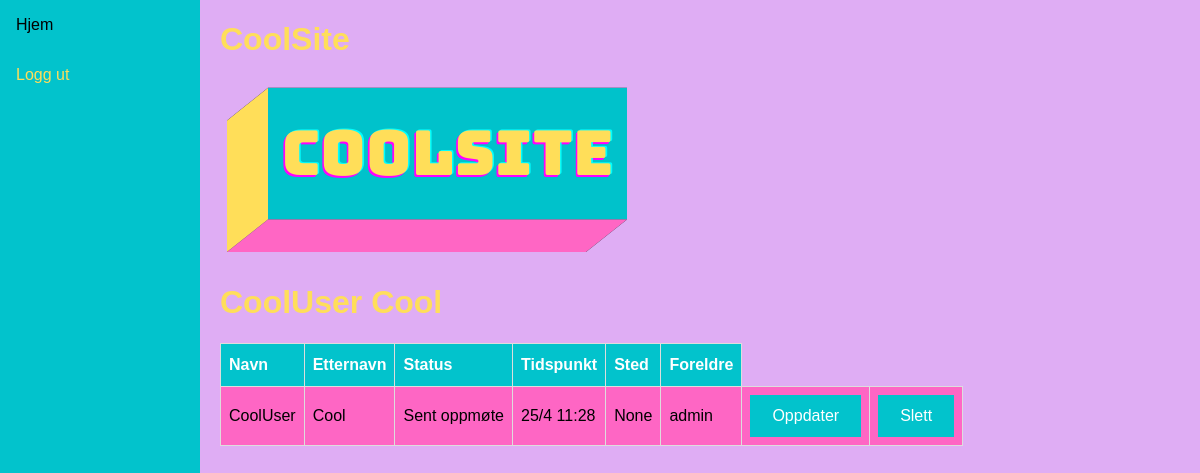
/coouluser/14 (signed in), run on the app's committed database.
### coolflex/models.py (models this page shows, shortened)
class CoolUser(models.Model):
    first_name = models.CharField(max_length=20, default="CoolUser")
    last_name = models.CharField(max_length=20, default ="")
    klasse = models.ForeignKey(Klasse, null=True, related_name="cooluser", on_delete=models.CASCADE)
    teacher = models.ForeignKey(User, blank=True, on_delete=models.CASCADE, related_name="+")
    parent = models.ForeignKey(User, blank=True, on_delete=models.CASCADE, related_name="+")
    status = models.CharField(max_length=3, default="DEF", blank=True, null=True)
    timestamp = models.CharField(max_length=20, default="N/A", blank=True, null=True)
    location = models.CharField(max_length=20, default="N/A", blank=True, null=True)
    class Meta:
        ordering = ["last_name", "first_name"]
    def __str__(self):
        return self.first_name + " " + self.last_name
    def get_parent(self):
        return self.parent.username

### coolflex/views.py (the view)
# urls.py: path("coouluser/<pk>", views.coolUser, name="cooluser"),
@login_required
def coolUser(request, pk):
	cooluser = CoolUser.objects.get(id=pk)
	cooluser.status = get_status_text(cooluser)
	cooluser.location = get_coolbox_location(cooluser, coolbox_dict)
	cooluser.timestamp = get_timestamp_text(cooluser)
	context = {'user':cooluser}
	return render(request, "coolflex/cooluser.html", context)

### coolflex/views.py (called while the page is built)
def get_timestamp(user):
	box_data_list = []
	timestamp = datetime.now() #får int feil hvis ikke, default blir .now()
	box_data = DataCoolBox.objects.filter(cooluser_id = user.id)
	if (box_data == None):
		return None
	else:
		for data in box_data:
			box_data_list.append(data)
		if (len(box_data_list) > 1):
			timestamp = box_data_list[-1].timestamp
		elif (len(box_data_list) == 1):
			timestamp = box_data_list[0].timestamp
		return timestamp

def get_coolbox_location(user, box_dict):
	box_data_list = []
	box_id = 0
	box_data = DataCoolBox.objects.filter(cooluser_id = user.id)
	for data in box_data:
		box_data_list.append(data)
	if (len(box_data_list) > 1):
		box_id = box_data_list[-1].box_id
	elif (len(box_data_list) == 1):
		box_id = box_data_list[0].box_id
	return box_dict.get(box_id)

def get_timestamp_text(user):
	timestamp = get_timestamp(user)
	if (timestamp != None):
		minute = int(timestamp.minute)
		if (minute <= 9):
			minute = "0"+str(minute)
		hour = int(timestamp.hour)
		if (hour <= 9):
			hour = "0"+str(hour)
		day = int(timestamp.day)
		if (day <= 9):
			day = "0"+str(day)
		month = int(timestamp.month)
		timestamp_text = f"{day}/{month} {hour}:{minute}"
		return timestamp_text
	else:
		return "N/A"

def check_timestamp(timestamp):
	valid_start_hour = 6
	valid_end_hour = 10
	today = int(datetime.now().day)
	this_month = int(datetime.now().month)
	this_year = int(datetime.now().year)
	hour = int(timestamp.hour)
	minutes = int(timestamp.minute)
	day = int(timestamp.day)
	month = int(timestamp.month)
	year = int(timestamp.year)
	if ((today == day) and (this_month == month) and (this_year == year)):
		if (valid_start_hour <= hour) and (hour < valid_end_hour):
			return 1 #valid timeframe
		elif (hour >= valid_end_hour):
			return 2 #late to school
		else:
			return 3 #invalid timeframe, something is up >:/
	else:
		return False

def get_status(user):
	timestamp_status = check_timestamp(get_timestamp(user))
	if (timestamp_status == 1):
		return True
	elif (timestamp_status == 2):
		return 2
	elif (timestamp_status == 3):
		return False
	else:
		return False

def get_status_text(user):
	status = get_status(user)
	if (status == True):
		return "Møtt opp"
	elif (status == 2):
		return "Sent oppmøte"
	else:
		return "Ikke møtt opp"

### coolflex/templates/coolflex/cooluser.html
{% extends 'coolflex/base.html' %}
{% load static %}
{% block content %}
<h1>{{ user }}</h1>
<table id="coolflex">
    <thead>
      <tr>
        <th>Navn</th>
        <th>Etternavn</th>
        <th>Status</th>
        <th>Tidspunkt</th>
        <th>Sted</th>
        <th>Foreldre</th>
      </tr>
    </thead>
    <tbody>
      <tr>
        <tr>
          <td> {{ user.first_name }} </td>
          <td> {{ user.last_name }} </td>
          <td> {{ user.status }} </td>
          <td> {{ user.timestamp }} </td>
          <td> {{ user.location }} </td>
          <td> {{ user.get_parent }} </td>
          <td> <div class="button"><a href="{% url 'updatecooluser' user.id %}">Oppdater</a></div> </td>
          <td> <div class="button"><a href="{% url 'deletecooluser' user.id %}">Slett</a></div> </td>
        </tr>
      </tr>
    </tbody>
    </table>
{% endblock %}
{% block sidenav %}
<a href="{% url 'frontpage' %}">Hjem</a>
<a href="{% url 'logout' %}">Logg ut</a>
{% endblock %}

### coolflex/templates/coolflex/base.html (style rules this page uses)
.button a { background-color: rgb(2, 195, 204); color: white; border: 2px solid rgb(2, 195, 204); padding: 10px 20px; text-align: center; text-decoration: none; display: inline-block; }
#coolflex { font-family: Arial, Helvetica, sans-serif; border-collapse: collapse; white-space: nowrap; }
#coolflex td, #coolflex th { border: 1px solid #ddd; padding: 8px; }
#coolflex tr:nth-child(even) { background-color: #fe66c4; }
#coolflex tr:nth-child(odd) { background-color: #d792f4; }
#coolflex th { padding-top: 12px; padding-bottom: 12px; text-align: left; background-color: rgb(2, 195, 204); color: white; }
* { box-sizing: border-box; }
body { margin: 0; font-family: Arial, Helvetica, sans-serif; background-color: rgb(223, 173, 244); }
h1, h2, h3 { color: rgb(255, 222, 90) }
.sidenav a { color: rgb(255, 222, 90); padding: 16px; text-decoration: none; display: block; }

### data on the page
CoolUser: first_name+last_name "CoolUser Cool", first_name "CoolUser", last_name "Cool", status "Sent oppmøte", timestamp "25/4 11:28", location "None", get_parent "admin"
